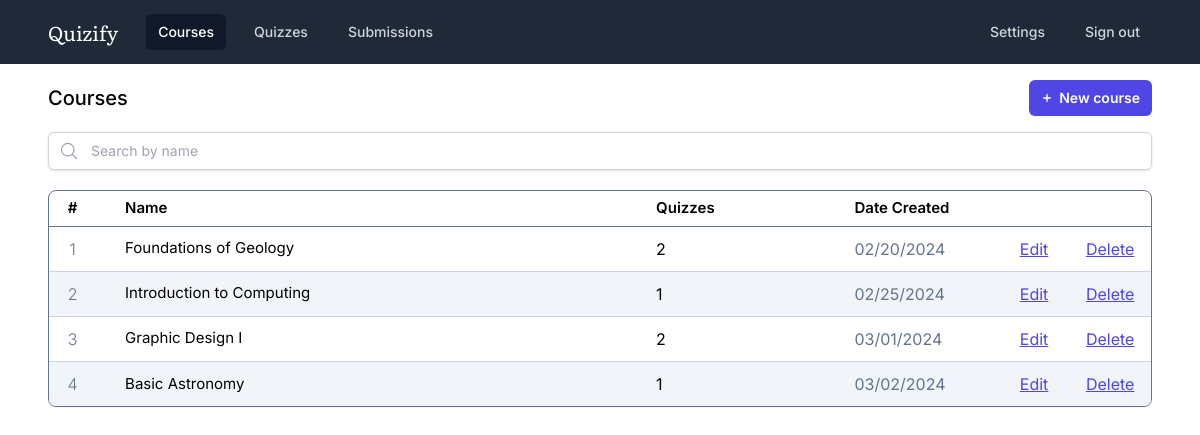
The page /courses/index.php (signed in) on the database its author committed.
### tables this page shows
CREATE TABLE `courses` (
  `id` int(11) NOT NULL,
  `name` varchar(255) NOT NULL,
  `tutor_id` int(11) NOT NULL,
  `created_at` timestamp NOT NULL DEFAULT current_timestamp()
);

### utils.php (called while the page is built, shortened)
<?php
function connect_to_database()
{
  $dsn = "mysql:host=localhost;dbname=quizify";
  $username = "root";
  $password = "";
  try {
    $dbh = new PDO($dsn, $username, $password);
  } catch (PDOException $exception) {
    echo $exception->getMessage();
    exit;
  }
  return $dbh;
}
function prepare_and_execute($sql, $params = [])
{
  $dbh = connect_to_database();
  $stmt = $dbh->prepare($sql);
  $stmt->execute($params);
  return $stmt;
}

### courses/index.php (the view, shortened to what this page needs)
<?php
require "../utils.php";
$sql = "
SELECT
  c.id,
  c.name,
  c.created_at,
  COUNT(q.id) as count
FROM
  courses c
  LEFT JOIN quizzes q ON c.id = q.course_id
WHERE
  c.tutor_id = ?
GROUP BY
  c.id;
";
$stmt = prepare_and_execute($sql, [$_SESSION["tutor_id"]]);
$courses = $stmt->fetchAll();
?>
<!doctype html>
<html lang="en" class="overscroll-none">
<head>
  <script src="https://cdn.tailwindcss.com"></script>
</head>
<body class="min-h-screen font-['Inter']">
  <nav class="bg-gray-800 px-4">
    <div class="mx-auto max-w-7xl px-2 sm:px-6 lg:px-8">
      <div class="relative flex h-16 items-center justify-between">
        <div class="flex flex-1 items-center justify-center sm:items-stretch sm:justify-start">
          <div class="flex flex-shrink-0 items-center">
            <h1 class="text-white font-['Literata'] text-xl mr-1">Quizify</h1>
          </div>
          <div class="ml-6">
            <div class="flex space-x-4">
              <a href="." class="bg-gray-900 text-white rounded-md px-3 py-2 text-sm font-medium" aria-current="page">Courses</a>
              <a href="../quizzes/index.php" class="text-gray-300 hover:bg-gray-700 hover:text-white rounded-md px-3 py-2 text-sm font-medium">Quizzes</a>
              <a href="../submissions/index.php" class="text-gray-300 hover:bg-gray-700 hover:text-white rounded-md px-3 py-2 text-sm font-medium">Submissions</a>
            </div>
          </div>
        </div>
        <div class="inset-y-0 flex items-center pr-2 sm:static sm:inset-auto sm:ml-6 sm:pr-0">
          <div class="relative ml-3">
            <div class="flex space-x-4">
              <a href="../settings/index.php" class="text-gray-300 hover:bg-gray-700 hover:text-white rounded-md px-3 py-2 text-sm font-medium">Settings</a>
              <a href="../index.php" class="text-gray-300 hover:bg-gray-700 hover:text-white rounded-md px-3 py-2 text-sm font-medium">Sign out</a>
            </div>
          </div>
        </div>
      </div>
    </div>
  </nav>
  <div class="mx-auto max-w-7xl bg-white min-h-screen pt-4 px-12">
    <div class="flex mb-4 items-center">
      <h1 class="grow text-xl font-medium">Courses</h1>
      <button id="show-dialog" class="flex items-center rounded-md bg-indigo-600 px-3 pl-2 py-2 text-sm font-semibold text-white shadow-sm hover:bg-indigo-500 focus-visible:outline focus-visible:outline-2 focus-visible:outline-offset-2 focus-visible:outline-indigo-600">
        <svg xmlns="http://www.w3.org/2000/svg" viewBox="0 0 20 20" fill="currentColor" aria-hidden="true" class="h-5 w-5 mr-0.5">
          <path d="M10.75 6.75a.75.75 0 00-1.5 0v2.5h-2.5a.75.75 0 000 1.5h2.5v2.5a.75.75 0 001.5 0v-2.5h2.5a.75.75 0 000-1.5h-2.5v-2.5z"></path>
        </svg>
        <div>
          New course
        </div>
      </button>
    </div>
    <div class="flex items-center mb-5 w-full shadow rounded-md">
      <div class="pl-2.5 pr-1 block w-fit rounded-l-md border-l border-y py-2 text-gray-900 bg-white border-gray-300 placeholder:text-gray-400 focus:ring-2 focus:ring-inset focus:ring-indigo-600 sm:text-sm sm:leading-6">
        <svg xmlns="http://www.w3.org/2000/svg" fill="none" viewBox="0 0 24 24" stroke-width="1.5" stroke="currentColor" class="w-5 h-5 text-gray-400">
          <path stroke-linecap="round" stroke-linejoin="round" d="m21 21-5.197-5.197m0 0A7.5 7.5 0 1 0 5.196 5.196a7.5 7.5 0 0 0 10.607 10.607Z" />
        </svg>
      </div>
      <input type="text" id="search-input" placeholder="Search by name" class="px-2 block w-full rounded-r-md border-y border-r py-1.5 text-gray-900 border-gray-300 placeholder:text-gray-400 sm:text-sm sm:leading-6 outline-none">
    </div>
    <div class="w-full h-fit border border-slate-500 shadow-sm rounded-lg mb-10 overflow-hidden">
      <table class="w-full">
        <thead class="border-b border-slate-500 h-[35px] text-[15px]">
          <th class="font-semibold w-[4%] pl-1">#</th>
          <th class="font-semibold text-left w-[51%] pl-8">Name</th>
          <th class="font-semibold text-left w-[18%]">Quizzes</th>
          <th class="font-semibold text-left w-[15%]">Date Created</th>
          <th class="font-semibold w-[6%]"></th>
          <th class="font-semibold w-[6%]"></th>
        </thead>
        <tbody class="divide-y divide-slate-300">
          <?php foreach ($courses as $index => $course) : ?>
            <tr class="course z-0 h-[45px]" style="<?= ($index % 2 == 1) ? "background-color: #f1f5f9" : ""; ?>" value="<?= $course["name"] ?>">
              <td class="index text-center font-light text-slate-500 pl-1"><?= $index + 1 ?></td>
              <td class="pl-8 text-[15px]"><?= $course["name"] ?></td>
              <td>
                <?= $course["count"] ?>
              </td>
              <td class="text-slate-500">
                <?= (new DateTime($course["created_at"]))->format('m/d/Y') ?>
              </td>
              <td>
                <a href="./edit.php?course_id=<?= $course["id"] ?>" class="text-indigo-600 underline hover:text-indigo-500">Edit</a>
              </td>
              <td>
                <form method="post">
                  <button type="submit" class="text-indigo-600 underline hover:text-indigo-500">Delete</button>
                </form>
              </td>
            </tr>
          <?php endforeach; ?>
        </tbody>
      </table>
    </div>
</body>
</html>

### rows shown on the page
courses: name "Foundations of Geology", count "2", created_at "02/20/2024"
courses: name "Introduction to Computing", count "1", created_at "02/25/2024"
courses: name "Graphic Design I", count "2", created_at "03/01/2024"
courses: name "Basic Astronomy", count "1", created_at "03/02/2024"
